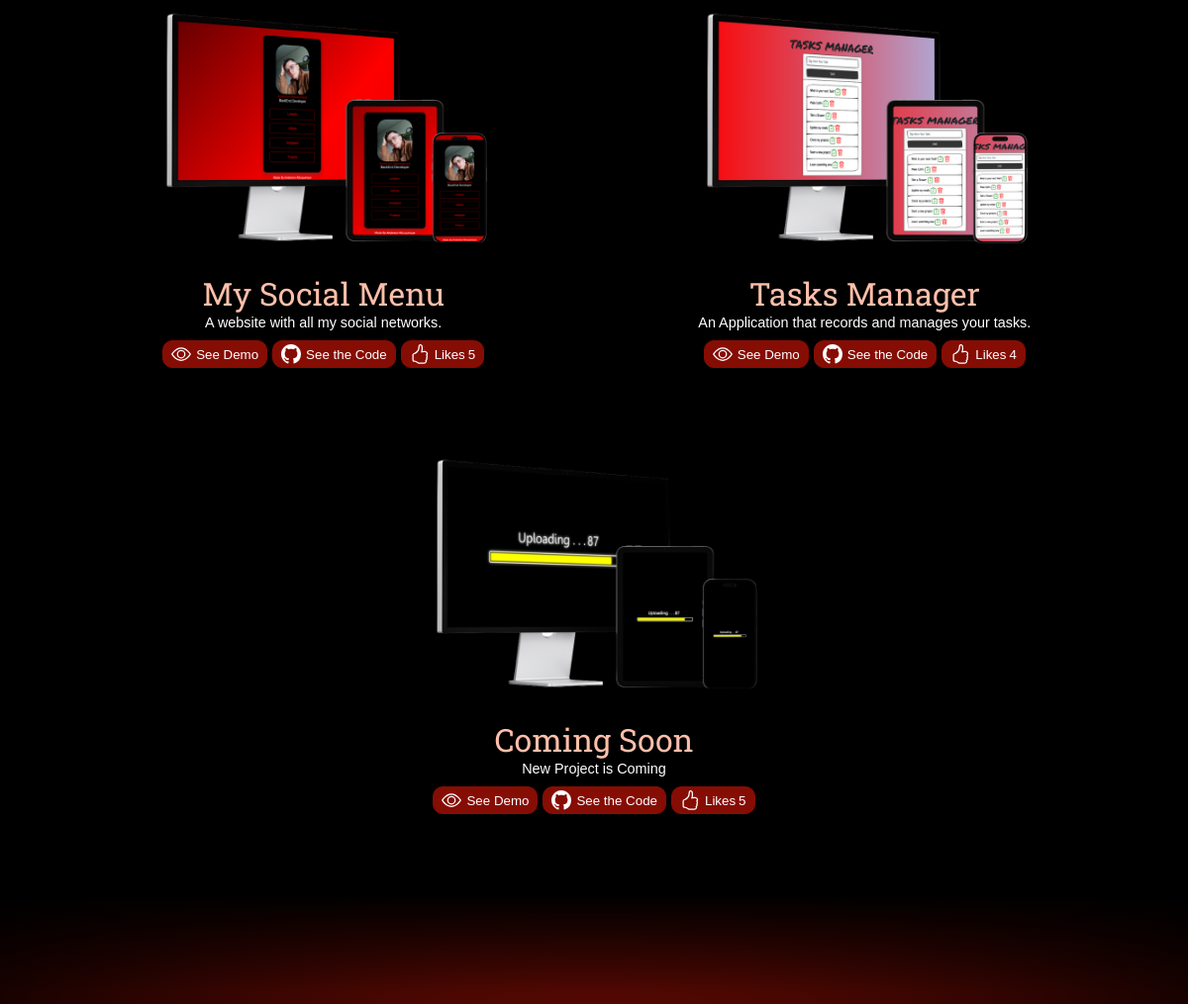
The app's page / (middle part), older data.
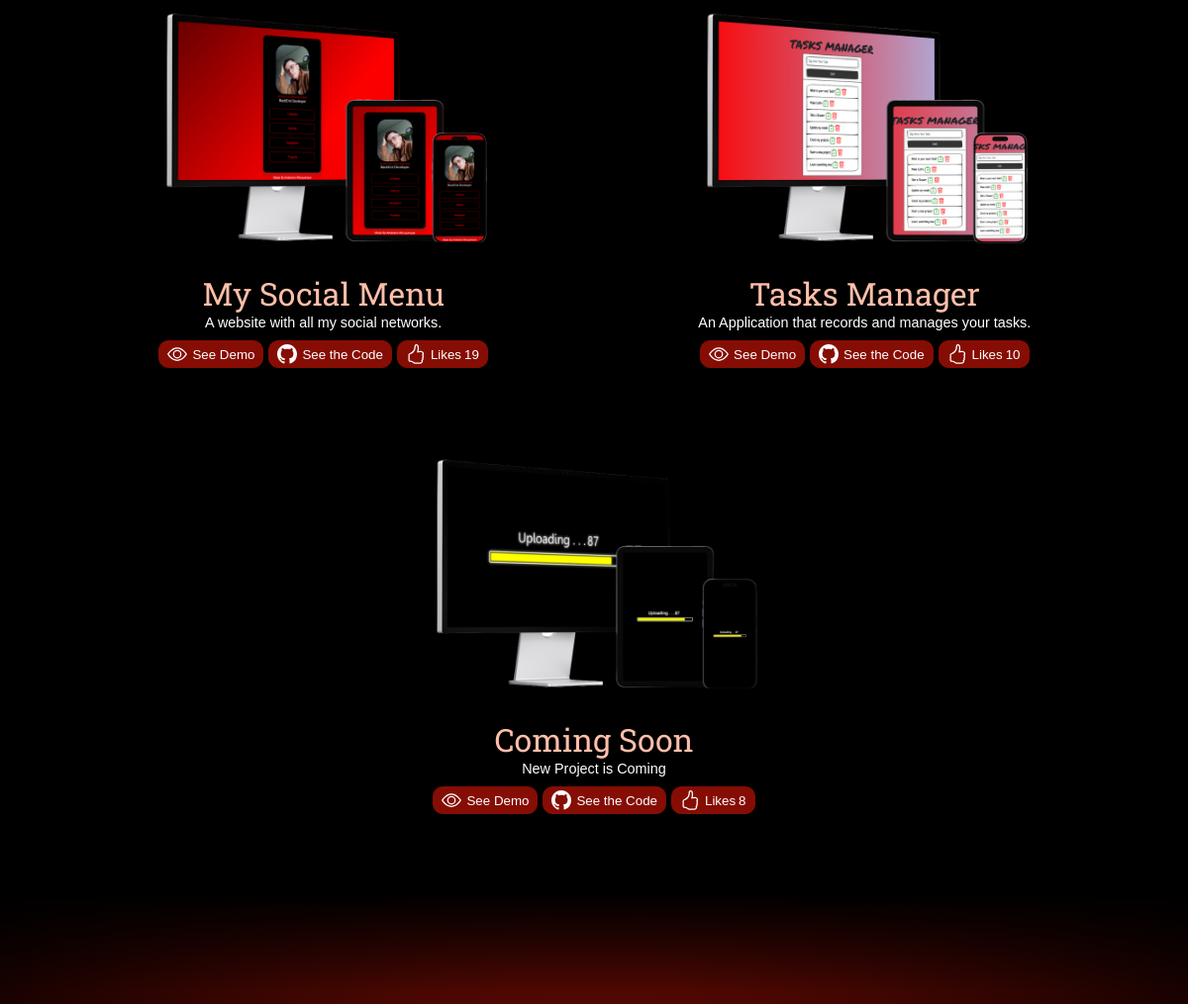
The same page, newer data.
### app/models/tables_db.py (models this page shows, shortened)
class CardProject(database.Model):
    __tablename__ = "cards"
    id = database.Column(database.Integer, primary_key=True)
    image_url = database.Column(database.String, nullable=True)
    title = database.Column(database.String, nullable=True, unique=True)
    description = database.Column(database.String, nullable=True)
    demo_url = database.Column(database.String, nullable=True)
    git_code_url = database.Column(database.String, nullable=True)
    like_count = database.Column(database.Integer, default=0)

### app/controllers/routes.py (the view)
@app.route('/index')  # Initial Route to WebSite
@app.route('/')
def index():
    data_projects = CardProject.query.all()  # Here me we collect all information in database about the Card Projects
    return render_template("index.html", data_projects=data_projects)  # We render the html with the variable info

### app/templates/index.html (shortened to what this page needs)
<!DOCTYPE html>
<html lang="en">
<head>
    <link rel="stylesheet" href="{{url_for('static', filename='main.css')}}">
</head>
<body>
    <main class="my-projects-cards">
        {% for card in data_projects %}
        <div class="cards">
            <div class="card-project">
                <a href="{{ card.demo_url }}">
                <img src="{{ url_for('static', filename=card.image_url) }}" alt="image-project" class="mockup">
                <p class="text-title">{{ card.title }}</p>
                    <p class="legend">{{ card.description }}</p>
                </a>
                <div class="buttons-card">
                    <a href="{{ card.demo_url }}" class="text-link">
                        <button class="button">
                            See Demo
                        </button>
                    </a>
                    <a href="{{ card.git_code_url }}" class="text-link">
                        <button class="button">
                            See the Code
                        </button>
                    </a>
                        <button class="button likeButton" data-project-id="{{ card.id }}">
                            Likes <span id="likeCount_{{ card.id }}" class="count-number">{{ card.like_count }}</span>
                    </button>
                </div>
            </div>
        </div>
        {% endfor %}
    </main>
    <section class="about-me">
    </section>
</body>
</html>

### app/static/main.css (style rules this page uses)
* { margin: 0; padding: 0; font-family: 'Roboto Slab', serif; color: white; text-decoration: none; }
body { display: flex; flex-direction: column; align-items: center; }
.text-title { font-size: 2rem; color: #ffbfaa; }
.text-link { color: #860d04; font-family: arial; }
main { display: flex; align-items: center; justify-content: space-evenly; background: black; padding-top: 50px; min-height: 100vh; width: 100%; flex-wrap: wrap; padding: 40px 0px; }
.cards { display: flex; align-items: center; justify-content: center; width: 100%; max-width: 400px; margin: 20px; }
.mockup { width: 100%; height: auto; }
.legend { font-family: Arial; font-size: 0.9rem; }
.buttons-card { display: flex; justify-content: space-around; padding-top: 10px; }
.buttons-card a { padding-right: 5px; }
.button { display: flex; flex-direction: row; align-items: center; color: #860d04; font-family: arial; padding: 3px 8px; background: #860d04; color: #fff; border-radius: 10px; border: 1px solid #860d04; cursor: pointer; }
.button svg { fill: #fff; padding-right: 5px; }
.count-number { color: #fff; font-family: arial; padding-left: 3px; }
.card-project { display: flex; flex-direction: column; align-items: center; margin: 20px; max-width: 400px; }
.card-project p { display: flex; justify-content: center; }
.card-project a { transition: transform linear 0.4s; position: relative; top: 0; }
.about-me { display: flex; flex-direction: column; align-items: center; justify-content: center; background-image: radial-gradient(circle, #860d04, #0f0100); background-size: cover; height: 100vh; width: 100%; position: relative; text-align: center; padding: 40px 0px; }
.about-me::before { content: ""; position: absolute; top: 0; left: 0; width: 100%; height: 100px; background: linear-gradient(to top, transparent, rgba(0, 0, 0, 5)); pointer-events: none; z-index: 2; }

Row changes from the older to the newer data that the page shows:
changed CardProject "My Social Menu": like_count "5" → "19"
changed CardProject "Tasks Manager": like_count "4" → "10"
changed CardProject "Coming Soon": like_count "5" → "8"
